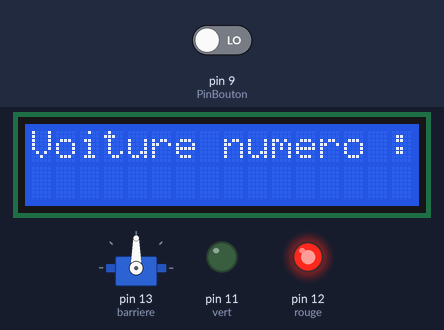
The sketch below on a simulated Arduino Uno, built with avr-gcc and run on an emulated ATmega328P. Shown: servo, 16×2 character LCD, output pins drawn as LEDs (lit = HIGH). Inputs (shaded band) come from the test bench; at power-on: pin 9 (PinBouton) LOW. What the sketch prints to the serial monitor is not drawn.

Above: at 1.2 s.
1.3 s: pin 9 (PinBouton) driven HIGH
At 1.82 s:
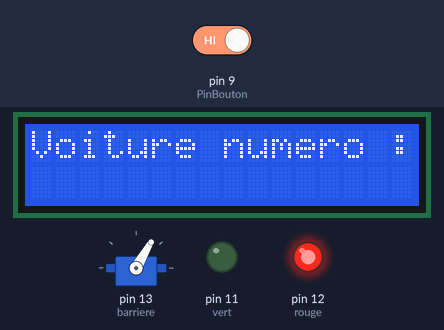
At 3.7 s:
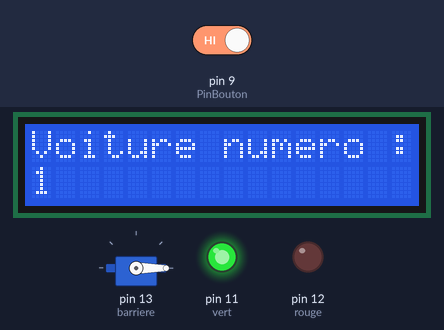
Timing chart, 0 to 10.0 s (numbered marks = the images above; inputs shaded):
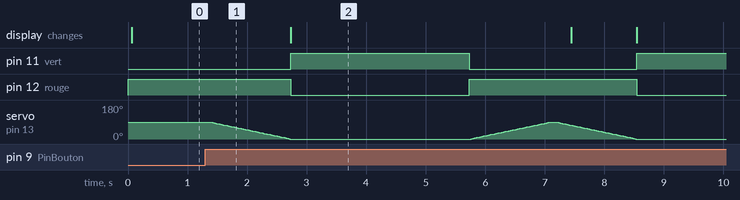

The sketch:

moocfab_s9_passage_a_niveau_LCD.ino
```cpp
// (licence header left out)
/*
Le fonctionnement normal est un feu allumé au rouge, une barrière fermée (0°)
et un afficheur LCD qui affiche sur la première ligne "Voiture numero:" puis
sur la seconde ligne le nombre de fois où le bouton a été appuyé depuis
le démarrage de l'Arduino. Le fonctionnement normal est interrompu par
l'appui sur un bouton poussoir.

Si l'appui du bouton est détecté, alors la barrière (actionnée par le servomoteur)
se relève doucement. Lorsque la barrière est à la verticale (90°), le feu vert
s'allume pendant 5 secondes pendant lesquelles la barrière reste ouverte (90°).
Après les 5 secondes, le feu repasse au rouge, la barrière redescend doucement
et on vient ajouter un au compteur affiché sur la seconde ligne de l'écran LCD.
Enfin, le fonctionnement normal reprend.

Impératif : Votre code devra contenir une fonction appellée mouvementBarriere
prenant deux paramètres : la position de départ et la position d'arrivée.
Cette fonction devra être capable de lever ou baisser la barrière en fonction
de la valeur de ces paramètres.

Aussi, nous souhaitons recevoir le message "Voiture numero:" suivi du nombre
d'appuis sur le bouton dans le moniteur série lorsque l'appui a été détecté.
*/

#include <Servo.h>  // Librairie ServoMoteur
Servo barriere;     // ServoMoteur

#include <LiquidCrystal.h>  // Librairie écran LCD
#include <Wire.h>
#include <LCD.h>
#define LCD_rs 2            // Brochage LCD
#define LCD_enable 3
#define LCD_d4 4
#define LCD_d5 5
#define LCD_d6 6
#define LCD_d7 7
#define LCD_LIGHT_PIN A4 // backlight
LiquidCrystal lcd(LCD_rs, LCD_enable, LCD_d4, LCD_d5, LCD_d6, LCD_d7);  // Ecran LCD

const int vert       = 11;  // LED verte
const int rouge      = 12;  // LED rouge
const int PinBouton  = 9;  // Bouton
int EtatBouton       = 0;  // Etat du bouton
int pos              = 0;  // Position de la barrière = 0°
int voiture          = 0;  // Numéro de la voiture (nombre de clics bouton / levées de barrière)

void setup () {
  Serial.begin(9600); // initialise la communication avec l'ordinateur
  // Barrière
  barriere.attach(13);
  // Feux bicolores
  pinMode (vert, OUTPUT);
  pinMode (rouge, OUTPUT);
  // Bouton
  pinMode (PinBouton, INPUT);
}

// Fonction pour positionner la barrière
int mouvementBarriere (int posDepart, int posArrivee) {
   if (posDepart <= posArrivee) { // fermeture
     for (pos = posDepart; pos <= posArrivee; pos++) {
      barriere.write(pos);
      delay(15);
    }
   }
   else {  // ouverture
     for (pos = posDepart; pos >= posArrivee; pos--) {
       barriere.write(pos);
       delay(15);
     }
   }
}


void loop () {

  // Feu rouge (état normal)
  digitalWrite (rouge, HIGH);
  // Affichage LCD
  lcd.begin(16, 2);
  lcd.display();
  digitalWrite(LCD_LIGHT_PIN, HIGH);
  lcd.setCursor(0, 0);
  lcd.println("Voiture numero :");

  EtatBouton = digitalRead (PinBouton); // Lecture de l'état du Bouton

  if (EtatBouton == HIGH) { // Bouton appuyé

    voiture +=1;

    mouvementBarriere (90, 0); // Ouverture de la barrière

    // Affichage moniteur série
    Serial.print("Voiture numero : ");
    Serial.println(voiture);

    // Affichage LCD
    lcd.setCursor(0, 1);
    lcd.print(voiture);                // Afficher le numéro de la voiture

    // Feu vert pdt 5 sec
    digitalWrite (rouge, LOW);
    digitalWrite (vert, HIGH);
    delay(3000);

    // Feu rouge
    digitalWrite (vert, LOW);
    digitalWrite (rouge, HIGH);

    mouvementBarriere (0, 90); // Fermeture de la barrière

  } // end IF

} // end LOOP
```

Measured:
- after the input at 1.3 s, pin 11 (vert): LOW → HIGH after 1.4 s, → LOW 3.0 s later, → HIGH 2.8 s later; pin 12 (rouge): HIGH → LOW after 1.4 s, → HIGH 3.0 s later, → LOW 2.8 s later; the display: changes after 1.4 s (image 2)
